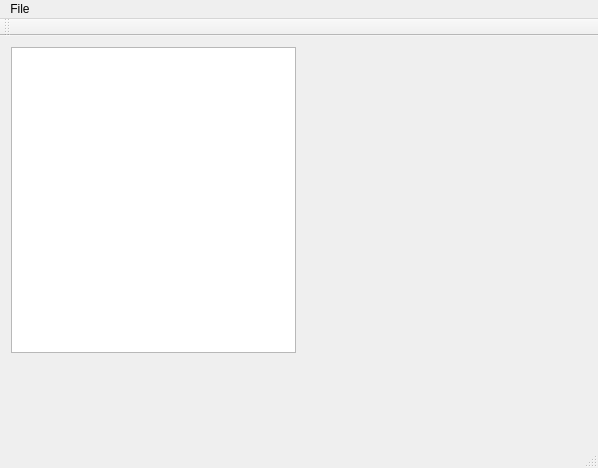
<?xml version="1.0" encoding="UTF-8"?>
<ui version="4.0">
 <class>MainWindow</class>
 <widget class="QMainWindow" name="MainWindow">
  <property name="geometry">
   <rect>
    <x>0</x>
    <y>0</y>
    <width>598</width>
    <height>468</height>
   </rect>
  </property>
  <property name="windowTitle">
   <string>MainWindow</string>
  </property>
  <property name="styleSheet">
   <string notr="true"/>
  </property>
  <widget class="QWidget" name="centralWidget">
   <property name="sizePolicy">
    <sizepolicy hsizetype="Maximum" vsizetype="Preferred">
     <horstretch>0</horstretch>
     <verstretch>0</verstretch>
    </sizepolicy>
   </property>
   <layout class="QVBoxLayout" name="verticalLayout_2" stretch="80,20">
    <item>
     <layout class="QHBoxLayout" name="horizontalLayout">
      <item>
       <widget class="QListView" name="listViewPlaylist">
        <property name="styleSheet">
         <string notr="true"/>
        </property>
       </widget>
      </item>
      <item>
       <layout class="QVBoxLayout" name="verticalLayout" stretch="0,0,100">
        <item>
         <widget class="Controls" name="control" native="true">
          <property name="sizePolicy">
           <sizepolicy hsizetype="Minimum" vsizetype="Minimum">
            <horstretch>0</horstretch>
            <verstretch>0</verstretch>
           </sizepolicy>
          </property>
         </widget>
        </item>
        <item>
         <widget class="MediaInfo" name="widgetInfo" native="true">
          <property name="sizePolicy">
           <sizepolicy hsizetype="MinimumExpanding" vsizetype="Minimum">
            <horstretch>0</horstretch>
            <verstretch>0</verstretch>
           </sizepolicy>
          </property>
         </widget>
        </item>
        <item>
         <spacer name="verticalSpacer">
          <property name="orientation">
           <enum>Qt::Vertical</enum>
          </property>
          <property name="sizeHint" stdset="0">
           <size>
            <width>20</width>
            <height>40</height>
           </size>
          </property>
         </spacer>
        </item>
       </layout>
      </item>
     </layout>
    </item>
    <item>
     <widget class="Spectrograph" name="visualizer" native="true"/>
    </item>
   </layout>
  </widget>
  <widget class="QMenuBar" name="menuBar">
   <property name="geometry">
    <rect>
     <x>0</x>
     <y>0</y>
     <width>598</width>
     <height>25</height>
    </rect>
   </property>
   <widget class="QMenu" name="menuFile">
    <property name="title">
     <string>File</string>
    </property>
    <addaction name="actionLoad"/>
   </widget>
   <addaction name="menuFile"/>
  </widget>
  <widget class="QToolBar" name="mainToolBar">
   <attribute name="toolBarArea">
    <enum>TopToolBarArea</enum>
   </attribute>
   <attribute name="toolBarBreak">
    <bool>false</bool>
   </attribute>
  </widget>
  <widget class="QStatusBar" name="statusBar"/>
  <action name="actionLoad">
   <property name="text">
    <string>Load</string>
   </property>
  </action>
 </widget>
 <layoutdefault spacing="6" margin="11"/>
 <customwidgets>
  <customwidget>
   <class>Spectrograph</class>
   <extends>QWidget</extends>
   <header>spectrograph.h</header>
   <container>1</container>
   <slots>
    <slot>loadSamples(QAudioBuffer::S16S*,int)</slot>
   </slots>
  </customwidget>
  <customwidget>
   <class>Controls</class>
   <extends>QWidget</extends>
   <header>controls.h</header>
   <container>1</container>
   <slots>
    <signal>next()</signal>
    <signal>prev()</signal>
   </slots>
  </customwidget>
  <customwidget>
   <class>MediaInfo</class>
   <extends>QWidget</extends>
   <header>mediainfo.h</header>
   <container>1</container>
  </customwidget>
 </customwidgets>
 <resources/>
 <connections>
  <connection>
   <sender>actionLoad</sender>
   <signal>triggered()</signal>
   <receiver>MainWindow</receiver>
   <slot>loadMedia()</slot>
   <hints>
    <hint type="sourcelabel">
     <x>-1</x>
     <y>-1</y>
    </hint>
    <hint type="destinationlabel">
     <x>479</x>
     <y>352</y>
    </hint>
   </hints>
  </connection>
 </connections>
 <slots>
  <signal>bufferChanged(QAudioBuffer::S16U*,int)</signal>
  <slot>play()</slot>
  <slot>stop()</slot>
  <slot>prev()</slot>
  <slot>next()</slot>
  <slot>loadMedia()</slot>
  <slot>setVolume(int)</slot>
  <slot>setMediaAt(int)</slot>
 </slots>
</ui>
